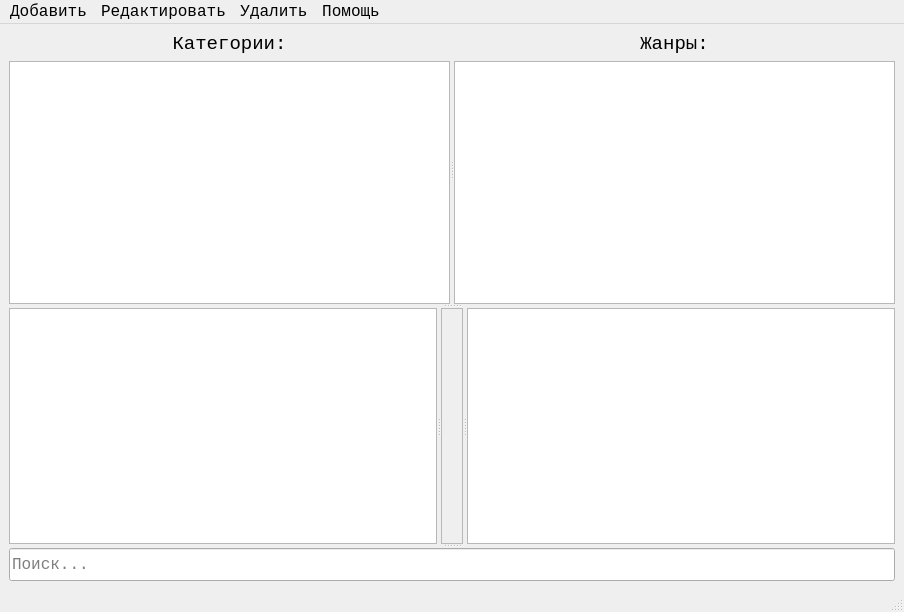
<?xml version="1.0" encoding="UTF-8"?>
<ui version="4.0">
 <class>MainWindow</class>
 <widget class="QMainWindow" name="MainWindow">
  <property name="geometry">
   <rect>
    <x>0</x>
    <y>0</y>
    <width>904</width>
    <height>612</height>
   </rect>
  </property>
  <property name="windowTitle">
   <string>Песенник</string>
  </property>
  <property name="windowIcon">
   <iconset resource="../res.qrc">
    <normaloff>:/icons/songbook.ico</normaloff>:/icons/songbook.ico</iconset>
  </property>
  <widget class="QWidget" name="centralwidget">
   <layout class="QVBoxLayout" name="verticalLayout_4">
    <item>
     <widget class="QSplitter" name="splitter">
      <property name="orientation">
       <enum>Qt::Orientation::Vertical</enum>
      </property>
      <widget class="QSplitter" name="spl_filter_sort">
       <property name="orientation">
        <enum>Qt::Orientation::Horizontal</enum>
       </property>
       <widget class="QWidget" name="layoutWidget">
        <layout class="QVBoxLayout" name="verticalLayout">
         <item>
          <widget class="QLabel" name="lbl_categories">
           <property name="font">
            <font>
             <family>Lucida Console</family>
             <pointsize>14</pointsize>
            </font>
           </property>
           <property name="text">
            <string>Категории:</string>
           </property>
           <property name="alignment">
            <set>Qt::AlignmentFlag::AlignCenter</set>
           </property>
          </widget>
         </item>
         <item>
          <widget class="QListWidget" name="lw_categories">
           <property name="font">
            <font>
             <family>Lucida Console</family>
             <pointsize>12</pointsize>
            </font>
           </property>
           <property name="alternatingRowColors">
            <bool>true</bool>
           </property>
           <property name="selectionMode">
            <enum>QAbstractItemView::SelectionMode::ExtendedSelection</enum>
           </property>
           <property name="selectionRectVisible">
            <bool>true</bool>
           </property>
          </widget>
         </item>
        </layout>
       </widget>
       <widget class="QWidget" name="layoutWidget">
        <layout class="QVBoxLayout" name="verticalLayout_2">
         <item>
          <widget class="QLabel" name="lbl_genrs">
           <property name="font">
            <font>
             <family>Lucida Console</family>
             <pointsize>14</pointsize>
            </font>
           </property>
           <property name="text">
            <string>Жанры:</string>
           </property>
           <property name="alignment">
            <set>Qt::AlignmentFlag::AlignCenter</set>
           </property>
          </widget>
         </item>
         <item>
          <widget class="QListWidget" name="lw_genres">
           <property name="font">
            <font>
             <family>Lucida Console</family>
             <pointsize>12</pointsize>
            </font>
           </property>
           <property name="alternatingRowColors">
            <bool>true</bool>
           </property>
           <property name="selectionMode">
            <enum>QAbstractItemView::SelectionMode::ExtendedSelection</enum>
           </property>
           <property name="selectionRectVisible">
            <bool>true</bool>
           </property>
          </widget>
         </item>
        </layout>
       </widget>
      </widget>
      <widget class="QSplitter" name="spl_songs">
       <property name="orientation">
        <enum>Qt::Orientation::Horizontal</enum>
       </property>
       <widget class="QListWidget" name="lw_songs">
        <property name="font">
         <font>
          <family>Lucida Console</family>
          <pointsize>12</pointsize>
         </font>
        </property>
        <property name="alternatingRowColors">
         <bool>true</bool>
        </property>
        <property name="selectionMode">
         <enum>QAbstractItemView::SelectionMode::ExtendedSelection</enum>
        </property>
        <property name="selectionRectVisible">
         <bool>true</bool>
        </property>
        <property name="currentRow">
         <number>-1</number>
        </property>
       </widget>
       <widget class="QLabel" name="lbl_song_image">
        <property name="font">
         <font>
          <family>Lucida Console</family>
          <pointsize>14</pointsize>
         </font>
        </property>
        <property name="frameShape">
         <enum>QFrame::Shape::StyledPanel</enum>
        </property>
        <property name="text">
         <string/>
        </property>
        <property name="pixmap">
         <pixmap>../songs_images/song_image_test.png</pixmap>
        </property>
        <property name="scaledContents">
         <bool>true</bool>
        </property>
        <property name="alignment">
         <set>Qt::AlignmentFlag::AlignCenter</set>
        </property>
       </widget>
       <widget class="QTextEdit" name="te_song_text">
        <property name="font">
         <font>
          <family>Lucida Console</family>
          <pointsize>12</pointsize>
         </font>
        </property>
        <property name="readOnly">
         <bool>true</bool>
        </property>
        <property name="html">
         <string>&lt;!DOCTYPE HTML PUBLIC &quot;-//W3C//DTD HTML 4.0//EN&quot; &quot;http://www.w3.org/TR/REC-html40/strict.dtd&quot;&gt;
&lt;html&gt;&lt;head&gt;&lt;meta name=&quot;qrichtext&quot; content=&quot;1&quot; /&gt;&lt;meta charset=&quot;utf-8&quot; /&gt;&lt;style type=&quot;text/css&quot;&gt;
p, li { white-space: pre-wrap; }
hr { height: 1px; border-width: 0; }
li.unchecked::marker { content: &quot;\2610&quot;; }
li.checked::marker { content: &quot;\2612&quot;; }
&lt;/style&gt;&lt;/head&gt;&lt;body style=&quot; font-family:'Lucida Console'; font-size:12pt; font-weight:400; font-style:normal;&quot;&gt;
&lt;p style=&quot;-qt-paragraph-type:empty; margin-top:0px; margin-bottom:0px; margin-left:0px; margin-right:0px; -qt-block-indent:0; text-indent:0px;&quot;&gt;&lt;br /&gt;&lt;/p&gt;&lt;/body&gt;&lt;/html&gt;</string>
        </property>
       </widget>
      </widget>
      <widget class="QLineEdit" name="le_search">
       <property name="font">
        <font>
         <family>Lucida Console</family>
         <pointsize>12</pointsize>
        </font>
       </property>
       <property name="text">
        <string/>
       </property>
       <property name="placeholderText">
        <string>Поиск...</string>
       </property>
      </widget>
     </widget>
    </item>
   </layout>
  </widget>
  <widget class="QMenuBar" name="menubar">
   <property name="geometry">
    <rect>
     <x>0</x>
     <y>0</y>
     <width>904</width>
     <height>22</height>
    </rect>
   </property>
   <property name="font">
    <font>
     <family>Lucida Console</family>
     <pointsize>12</pointsize>
    </font>
   </property>
   <widget class="QMenu" name="menu_add">
    <property name="title">
     <string>Добавить</string>
    </property>
    <addaction name="act_add_category"/>
    <addaction name="act_add_genre"/>
    <addaction name="act_add_song"/>
   </widget>
   <widget class="QMenu" name="menu_edit">
    <property name="title">
     <string>Редактировать</string>
    </property>
    <addaction name="act_edit_category"/>
    <addaction name="act_edit_genre"/>
    <addaction name="act_edit_song"/>
   </widget>
   <widget class="QMenu" name="menu_delete">
    <property name="title">
     <string>Удалить</string>
    </property>
    <addaction name="act_delete_category"/>
    <addaction name="act_delete_genre"/>
    <addaction name="act_delete_song"/>
    <addaction name="separator"/>
    <addaction name="act_clear_db"/>
   </widget>
   <widget class="QMenu" name="menu_help">
    <property name="title">
     <string>Помощь</string>
    </property>
    <addaction name="act_abput_program"/>
    <addaction name="act_about_qt"/>
   </widget>
   <addaction name="menu_add"/>
   <addaction name="menu_edit"/>
   <addaction name="menu_delete"/>
   <addaction name="menu_help"/>
  </widget>
  <widget class="QStatusBar" name="statusbar"/>
  <action name="act_add_category">
   <property name="icon">
    <iconset resource="../res.qrc">
     <normaloff>:/icons/add.png</normaloff>:/icons/add.png</iconset>
   </property>
   <property name="text">
    <string>Категорию(ии)</string>
   </property>
   <property name="font">
    <font>
     <family>Lucida Console</family>
     <pointsize>12</pointsize>
    </font>
   </property>
  </action>
  <action name="act_add_genre">
   <property name="icon">
    <iconset resource="../res.qrc">
     <normaloff>:/icons/add.png</normaloff>:/icons/add.png</iconset>
   </property>
   <property name="text">
    <string>Жанр(ы)</string>
   </property>
   <property name="font">
    <font>
     <family>Lucida Console</family>
     <pointsize>12</pointsize>
    </font>
   </property>
  </action>
  <action name="act_add_song">
   <property name="icon">
    <iconset resource="../res.qrc">
     <normaloff>:/icons/add.png</normaloff>:/icons/add.png</iconset>
   </property>
   <property name="text">
    <string>Песню</string>
   </property>
   <property name="font">
    <font>
     <family>Lucida Console</family>
     <pointsize>12</pointsize>
    </font>
   </property>
  </action>
  <action name="act_edit_category">
   <property name="icon">
    <iconset resource="../res.qrc">
     <normaloff>:/icons/edit.png</normaloff>:/icons/edit.png</iconset>
   </property>
   <property name="text">
    <string>Категорию</string>
   </property>
   <property name="font">
    <font>
     <family>Lucida Console</family>
     <pointsize>12</pointsize>
    </font>
   </property>
  </action>
  <action name="act_edit_genre">
   <property name="icon">
    <iconset resource="../res.qrc">
     <normaloff>:/icons/edit.png</normaloff>:/icons/edit.png</iconset>
   </property>
   <property name="text">
    <string>Жанр</string>
   </property>
   <property name="font">
    <font>
     <family>Lucida Console</family>
     <pointsize>12</pointsize>
    </font>
   </property>
  </action>
  <action name="act_edit_song">
   <property name="icon">
    <iconset resource="../res.qrc">
     <normaloff>:/icons/edit.png</normaloff>:/icons/edit.png</iconset>
   </property>
   <property name="text">
    <string>Песню</string>
   </property>
   <property name="font">
    <font>
     <family>Lucida Console</family>
     <pointsize>12</pointsize>
    </font>
   </property>
  </action>
  <action name="act_delete_category">
   <property name="icon">
    <iconset resource="../res.qrc">
     <normaloff>:/icons/delete.png</normaloff>:/icons/delete.png</iconset>
   </property>
   <property name="text">
    <string>Категорию(ии)</string>
   </property>
   <property name="font">
    <font>
     <family>Lucida Console</family>
     <pointsize>12</pointsize>
    </font>
   </property>
  </action>
  <action name="act_delete_genre">
   <property name="icon">
    <iconset resource="../res.qrc">
     <normaloff>:/icons/delete.png</normaloff>:/icons/delete.png</iconset>
   </property>
   <property name="text">
    <string>Жанр(ы)</string>
   </property>
   <property name="font">
    <font>
     <family>Lucida Console</family>
     <pointsize>12</pointsize>
    </font>
   </property>
  </action>
  <action name="act_delete_song">
   <property name="icon">
    <iconset resource="../res.qrc">
     <normaloff>:/icons/delete.png</normaloff>:/icons/delete.png</iconset>
   </property>
   <property name="text">
    <string>Песню(и)</string>
   </property>
   <property name="font">
    <font>
     <family>Lucida Console</family>
     <pointsize>12</pointsize>
    </font>
   </property>
  </action>
  <action name="act_clear_db">
   <property name="icon">
    <iconset resource="../res.qrc">
     <normaloff>:/icons/cancel_2.png</normaloff>:/icons/cancel_2.png</iconset>
   </property>
   <property name="text">
    <string>Все данные</string>
   </property>
   <property name="font">
    <font>
     <family>Lucida Console</family>
     <pointsize>12</pointsize>
    </font>
   </property>
  </action>
  <action name="act_abput_program">
   <property name="icon">
    <iconset resource="../res.qrc">
     <normaloff>:/icons/songbook.ico</normaloff>:/icons/songbook.ico</iconset>
   </property>
   <property name="text">
    <string>О программе</string>
   </property>
   <property name="font">
    <font>
     <family>Lucida Console</family>
     <pointsize>12</pointsize>
    </font>
   </property>
  </action>
  <action name="act_about_author">
   <property name="icon">
    <iconset resource="../res.qrc">
     <normaloff>:/icons/author.png</normaloff>:/icons/author.png</iconset>
   </property>
   <property name="text">
    <string>Об авторе</string>
   </property>
   <property name="font">
    <font>
     <family>Lucida Console</family>
     <pointsize>12</pointsize>
    </font>
   </property>
  </action>
  <action name="act_about_qt">
   <property name="icon">
    <iconset resource="../res.qrc">
     <normaloff>:/icons/qt.png</normaloff>:/icons/qt.png</iconset>
   </property>
   <property name="text">
    <string>О Qt</string>
   </property>
   <property name="font">
    <font>
     <family>Lucida Console</family>
     <pointsize>12</pointsize>
    </font>
   </property>
  </action>
 </widget>
 <resources>
  <include location="../res.qrc"/>
 </resources>
 <connections/>
</ui>
